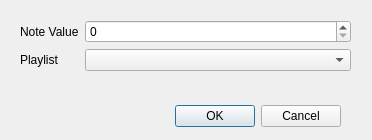
<?xml version="1.0" encoding="UTF-8"?>
<ui version="4.0">
 <class>Dialog</class>
 <widget class="QDialog" name="Dialog">
  <property name="geometry">
   <rect>
    <x>0</x>
    <y>0</y>
    <width>372</width>
    <height>140</height>
   </rect>
  </property>
  <property name="windowTitle">
   <string>Dialog</string>
  </property>
  <widget class="QDialogButtonBox" name="buttonBox">
   <property name="geometry">
    <rect>
     <x>0</x>
     <y>100</y>
     <width>341</width>
     <height>32</height>
    </rect>
   </property>
   <property name="orientation">
    <enum>Qt::Horizontal</enum>
   </property>
   <property name="standardButtons">
    <set>QDialogButtonBox::Cancel|QDialogButtonBox::Ok</set>
   </property>
  </widget>
  <widget class="QWidget" name="formLayoutWidget">
   <property name="geometry">
    <rect>
     <x>20</x>
     <y>20</y>
     <width>331</width>
     <height>61</height>
    </rect>
   </property>
   <layout class="QFormLayout" name="formLayout">
    <item row="0" column="0">
     <widget class="QLabel" name="label">
      <property name="text">
       <string>Note Value</string>
      </property>
     </widget>
    </item>
    <item row="1" column="0">
     <widget class="QLabel" name="label_2">
      <property name="text">
       <string>Playlist</string>
      </property>
     </widget>
    </item>
    <item row="0" column="1">
     <widget class="QSpinBox" name="note_box">
      <property name="maximum">
       <number>127</number>
      </property>
     </widget>
    </item>
    <item row="1" column="1">
     <widget class="QComboBox" name="playlist_box"/>
    </item>
   </layout>
  </widget>
 </widget>
 <resources/>
 <connections>
  <connection>
   <sender>buttonBox</sender>
   <signal>accepted()</signal>
   <receiver>Dialog</receiver>
   <slot>accept()</slot>
   <hints>
    <hint type="sourcelabel">
     <x>248</x>
     <y>254</y>
    </hint>
    <hint type="destinationlabel">
     <x>157</x>
     <y>274</y>
    </hint>
   </hints>
  </connection>
  <connection>
   <sender>buttonBox</sender>
   <signal>rejected()</signal>
   <receiver>Dialog</receiver>
   <slot>reject()</slot>
   <hints>
    <hint type="sourcelabel">
     <x>316</x>
     <y>260</y>
    </hint>
    <hint type="destinationlabel">
     <x>286</x>
     <y>274</y>
    </hint>
   </hints>
  </connection>
 </connections>
</ui>
